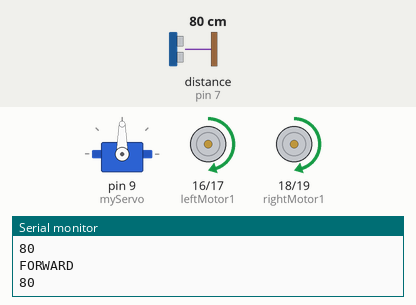
This sketch was run on a simulated Arduino Uno, built with avr-gcc and run on an emulated ATmega328P. Shown: servo, motor-driver pin pairs drawn as motors (green arrow = first pin HIGH = forward, orange = second pin HIGH = backward, longer = more drive, scaled by the enable pin), the last lines printed to the serial monitor. Wiring (inferred from the names in the program): ultrasonic range finder: trigger pin 8; echo pin 7. Inputs (shaded band) come from the test bench; at power-on: distance to the obstacle (sensor on pin 7) 80 cm. The echo pulse lasts 58.3 µs per cm.

Above: at 1.2 s.
1.3 s: distance to the obstacle (sensor on pin 7) set to 32 cm
4.3 s: distance to the obstacle (sensor on pin 7) set to 27 cm
At 4.7 s:
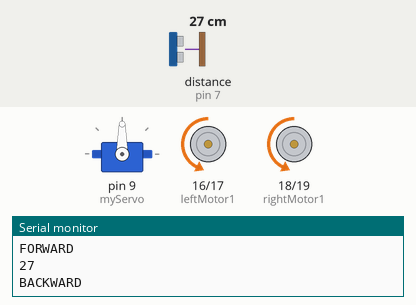
At 5.27 s:
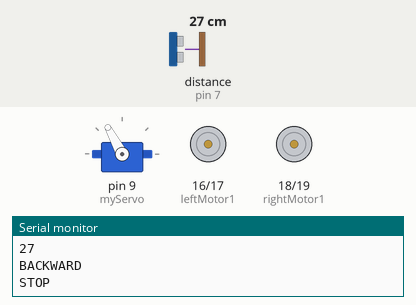
7.3 s: distance to the obstacle (sensor on pin 7) set to 60 cm
10.3 s: distance to the obstacle (sensor on pin 7) set to 33 cm
11.8 s: distance to the obstacle (sensor on pin 7) set to 27 cm
At 14.4 s:
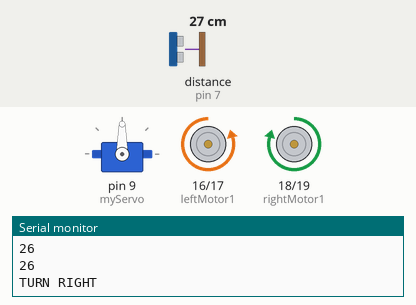
Timing chart, 0 to 15.8 s (numbered marks = the images above; inputs shaded):
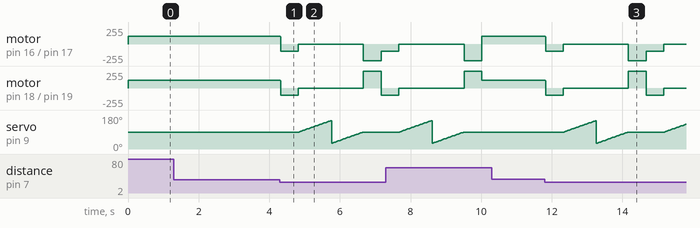

Measured:
- the behaviour switches between 30 and 29 cm on distance to the obstacle (sensor on pin 7) (found by bisection; images 0 and 1)

The sketch:

Arduino_code.ino
```cpp
#include <Servo.h>

#define STOP      0
#define FORWARD   1
#define BACKWARD  2
#define TURNLEFT  3
#define TURNRIGHT 4

int leftMotor1 = 16;
int leftMotor2 = 17;
int rightMotor1 = 18;
int rightMotor2 = 19;

int leftPWM = 5;
int rightPWM = 6;

Servo myServo;  //舵机

int inputPin=7;   // 定义超声波信号接收接口
int outputPin=8;  // 定义超声波信号发出接口

void setup() {
  // put your setup code here, to run once:
  //串口初始化
  Serial.begin(9600);
  //舵机引脚初始化
  myServo.attach(9);
  //测速引脚初始化
  pinMode(leftMotor1, OUTPUT);
  pinMode(leftMotor2, OUTPUT);
  pinMode(rightMotor1, OUTPUT);
  pinMode(rightMotor2, OUTPUT);
  pinMode(leftPWM, OUTPUT);
  pinMode(rightPWM, OUTPUT);
  //超声波控制引脚初始化
  pinMode(inputPin, INPUT);
  pinMode(outputPin, OUTPUT);
}

void loop() {
  // put your main code here, to run repeatedly:
  avoidance();
}
void setMotorPinState(int pin1, int pin2, int state) {
  digitalWrite(pin1, state);
  digitalWrite(pin2, !state);
}

void motorRun(int cmd, int value)
{
  analogWrite(leftPWM, value);
  analogWrite(rightPWM, value);
  switch (cmd)
  {
    case FORWARD:
      Serial.println("FORWARD");
      setMotorPinState(leftMotor1, leftMotor2, HIGH);
      setMotorPinState(rightMotor1, rightMotor2, HIGH);
      break;
    case BACKWARD:
      Serial.println("BACKWARD");
      setMotorPinState(leftMotor1, leftMotor2, LOW);
      setMotorPinState(rightMotor1, rightMotor2, LOW);
      break;
    case TURNLEFT:
      Serial.println("TURN LEFT");
      setMotorPinState(leftMotor1, leftMotor2, HIGH);
      setMotorPinState(rightMotor1, rightMotor2, LOW);
      break;
    case TURNRIGHT:
      Serial.println("TURN RIGHT");
      setMotorPinState(leftMotor1, leftMotor2, LOW);
      setMotorPinState(rightMotor1, rightMotor2, HIGH);
      break;
    default:
      Serial.println("STOP");
      setMotorPinState(leftMotor1, leftMotor2, LOW);
      setMotorPinState(rightMotor1, rightMotor2, LOW);
  }
}

const int SERVO_MIDDLE = 90; // 舵机中间位置
const int SERVO_LEFT = 150; // 舵机左转位置
const int SERVO_RIGHT = 30; // 舵机右转位置
const int DISTANCE_THRESHOLD = 30; // 距离阈值
const int MAX_DISTANCE = 50; // 最大测距距离

void adjustServo(int from, int to, int step)
{
  for (int pos = from; pos <= to; pos += step)
  {
    myServo.write(pos);
    delay(15);
  }
}

void avoidance()
{
  int pos;
  int dis[3]; // 距离
  motorRun(FORWARD, 120);
  myServo.write(SERVO_MIDDLE);
  dis[1] = getDistance(); // 中间


  if (dis[1] < DISTANCE_THRESHOLD)
  {
    motorRun(BACKWARD, 110);
    delay(500);
    motorRun(STOP,0);
    adjustServo(SERVO_MIDDLE, SERVO_LEFT, 1);
    dis[2] = getDistance(); // 左边
    adjustServo(SERVO_LEFT, SERVO_RIGHT, -1);
    dis[0] = getDistance(); // 右边
    adjustServo(SERVO_RIGHT, SERVO_MIDDLE, 1);
    if (dis[0] < dis[2])
    {
      // 左转
      motorRun(TURNLEFT, 250);
      delay(500);
    }
    else
    {
      // 右转
      motorRun(TURNRIGHT, 250);
      delay(500);
    }
  }
}

int getDistance()
{
  digitalWrite(outputPin, LOW);
  delayMicroseconds(2);
  digitalWrite(outputPin, HIGH);
  delayMicroseconds(10);
  digitalWrite(outputPin, LOW);
  int distance = pulseIn(inputPin, HIGH);
  distance = distance /58;
  Serial.println(distance);

if (distance >=50)
  {
    //如果距离小于50厘米返回数据
    return 50;
  }//如果距离小于50厘米小灯熄灭
  else
    return distance;
}
```
